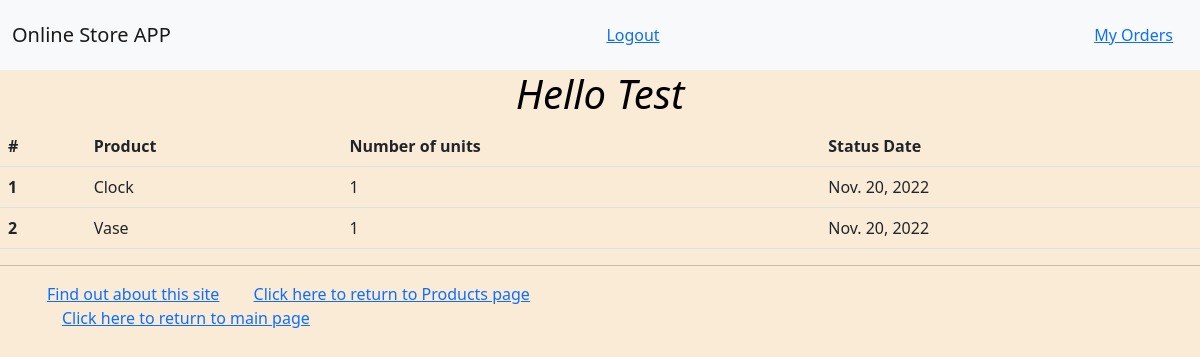
The page /myapp/myorders/ (signed in) on the database its author committed.
### myapp/models.py (models this page shows, shortened)
class Order(models.Model):
    valid_val = [(0, 'Order Cancelled'), (1, 'Order Placed'), (2, 'Order Shipped'),(3, 'Order Delivered')]
    product = models.ForeignKey(Product, on_delete=models.CASCADE)
    client = models.ForeignKey(Client, on_delete=models.CASCADE)
    num_units = models.PositiveIntegerField(default=1)
    order_status = models.IntegerField(default=1, choices=valid_val)
    status_date = models.DateField(default=timezone.now)

class Product(models.Model):
    category = models.ForeignKey(Category, related_name='products', on_delete=models.CASCADE)
    name = models.CharField(max_length=200)
    price = models.DecimalField(max_digits=10, decimal_places=2)
    stock = models.PositiveIntegerField(default=100, validators=[MinValueValidator(0), MaxValueValidator(1000)])
    available = models.BooleanField(default=True)
    description = models.TextField(blank=True, null=True)
    interested = models.PositiveIntegerField(default=0)
    def __str__(self):
        return self.name

### myapp/views.py (the view)
# urls.py: path(r'myorders/', views.myorders, name='myorders'),
@login_required(login_url='myapp:login')
def myorders(request):
    client_list = Client.objects.all().order_by('id')
    client_list = [i.username for i in client_list]
    if f'{request.user}' in client_list:
        order_list = Order.objects.filter(client__username=request.user)
        return render(request, 'myapp/myorders.html', {"order_list": order_list})
    else:
        return HttpResponse('You are not a registered client!')

### myapp/templates/myapp/myorders.html
{% extends 'myapp/base.html' %}
{% block body_block %}
    <table class="table table-hover">
            <thead>
            <tr>
                <th scope="col">#</th>
                <th scope="col">Product</th>
                <th scope="col">Number of units</th>
                <th scope="col">Status Date</th>
            </tr>
            </thead>
            <tbody>
            {% for item in order_list %}
                <tr>
                    <th scope="row">{{ forloop.counter }}</th>
                    <td>{{ item.product }}</td>
                    <td>{{ item.num_units }}</td>
                    <td>{{ item.status_date }}</td>
                </tr>
            {% endfor %}
            </tbody>
        </table>
{% endblock %}

### myapp/static/myapp/style.css (style rules this page uses)
body { background-color: antiquewhite; }

### rows shown on the page
Order: product "Clock", num_units "1", status_date "Nov. 20, 2022"
Order: product "Vase", num_units "1", status_date "Nov. 20, 2022"

### other values the page prints
{{ request.session.user_first_name }} "Test"
